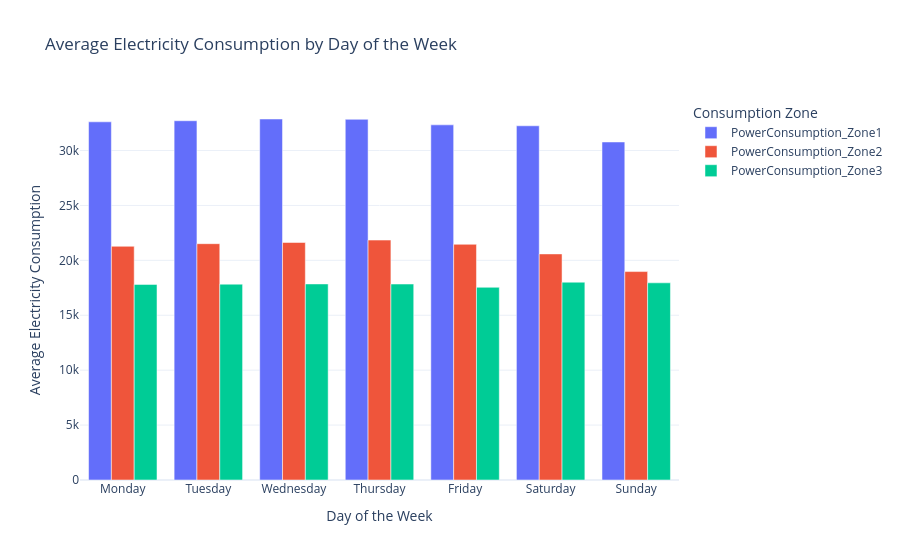

The cell this chart's notebook holds for it:
### Code cell
#5. Day-of-week comparisons
weekday_order = [
    'Monday', 'Tuesday', 'Wednesday', 'Thursday',
    'Friday', 'Saturday', 'Sunday'
]

weekday_average = df.groupby('Day_of_Week')[zone_cols].mean().reindex(weekday_order).reset_index()

weekday_long = weekday_average.melt(
    id_vars='Day_of_Week',
    value_vars=zone_cols,
    var_name='Zone',
    value_name='Average Consumption'
)

fig = px.bar(
    weekday_long,
    x='Day_of_Week',
    y='Average Consumption',
    color='Zone',
    barmode='group',
    category_orders={'Day_of_Week': weekday_order},
    title='Average Electricity Consumption by Day of the Week',
    labels={'Day_of_Week': 'Day of the Week',
            'Average Consumption': 'Average Electricity Consumption'}
)

fig.update_layout(template='plotly_white', legend_title='Consumption Zone')
fig.show()

### Figure 1 — Plotly figure (JSON) as saved in the notebook; plotly's stock layout.template omitted (floating-point values rounded to 4 significant figures)
{"data": [{"alignmentgroup": "True", "hovertemplate": "Zone=PowerConsumption_Zone1<br>Day of the Week=%{x}<br>Average Electricity Consumption=%{y}<extra></extra>", "legendgroup": "PowerConsumption_Zone1", "marker": {"color": "#636efa", "pattern": {"shape": ""}}, "name": "PowerConsumption_Zone1", "offsetgroup": "PowerConsumption_Zone1", "orientation": "v", "showlegend": true, "textposition": "auto", "type": "bar", "x": ["Monday", "Tuesday", "Wednesday", "Thursday", "Friday", "Saturday", "Sunday"], "xaxis": "x", "y": [32620.0, 32710.0, 32870.0, 32840.0, 32340.0, 32250.0, 30780.0], "yaxis": "y"}, {"alignmentgroup": "True", "hovertemplate": "Zone=PowerConsumption_Zone2<br>Day of the Week=%{x}<br>Average Electricity Consumption=%{y}<extra></extra>", "legendgroup": "PowerConsumption_Zone2", "marker": {"color": "#EF553B", "pattern": {"shape": ""}}, "name": "PowerConsumption_Zone2", "offsetgroup": "PowerConsumption_Zone2", "orientation": "v", "showlegend": true, "textposition": "auto", "type": "bar", "x": ["Monday", "Tuesday", "Wednesday", "Thursday", "Friday", "Saturday", "Sunday"], "xaxis": "x", "y": [21280.0, 21520.0, 21630.0, 21850.0, 21460.0, 20590.0, 18980.0], "yaxis": "y"}, {"alignmentgroup": "True", "hovertemplate": "Zone=PowerConsumption_Zone3<br>Day of the Week=%{x}<br>Average Electricity Consumption=%{y}<extra></extra>", "legendgroup": "PowerConsumption_Zone3", "marker": {"color": "#00cc96", "pattern": {"shape": ""}}, "name": "PowerConsumption_Zone3", "offsetgroup": "PowerConsumption_Zone3", "orientation": "v", "showlegend": true, "textposition": "auto", "type": "bar", "x": ["Monday", "Tuesday", "Wednesday", "Thursday", "Friday", "Saturday", "Sunday"], "xaxis": "x", "y": [17810.0, 17830.0, 17850.0, 17840.0, 17550.0, 18010.0, 17950.0], "yaxis": "y"}], "layout": {"barmode": "group", "legend": {"title": {"text": "Consumption Zone"}, "tracegroupgap": 0}, "title": {"text": "Average Electricity Consumption by Day of the Week"}, "xaxis": {"anchor": "y", "categoryarray": ["Monday", "Tuesday", "Wednesday", "Thursday", "Friday", "Saturday", "Sunday"], "categoryorder": "array", "domain": [0, 1], "title": {"text": "Day of the Week"}}, "yaxis": {"anchor": "x", "domain": [0, 1], "title": {"text": "Average Electricity Consumption"}}}}
